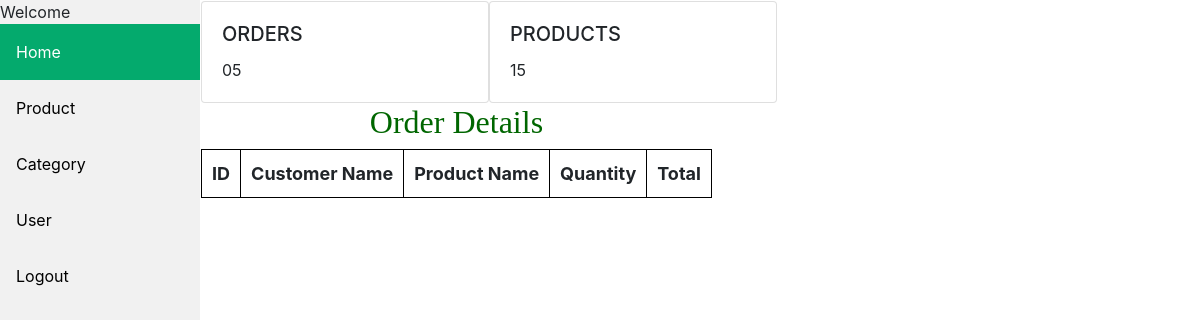
The page /adminpanel.php on the database as committed earlier.
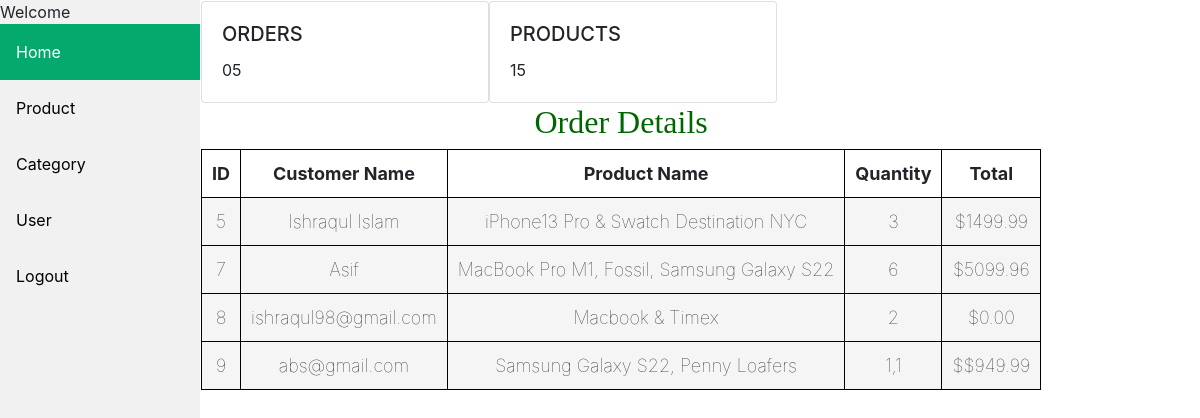
The same page on the database as committed later.
### tables this page shows
CREATE TABLE `order_details` (
  `ID` int(200) NOT NULL,
  `name` varchar(500) NOT NULL,
  `product_name` varchar(200) NOT NULL,
  `quantity` varchar(200) NOT NULL,
  `total` varchar(500) NOT NULL
);

### adminpanel.php (the view, shortened to what this page needs)
<!DOCTYPE html>
<html>
<head>
<link rel="stylesheet" href="css/sidebar.css">
<link rel="stylesheet" href="css/tab.css">
<link rel="stylesheet" href="https://maxcdn.bootstrapcdn.com/bootstrap/4.5.2/css/bootstrap.min.css">
</head>
<body>
<div class="sidebar">
      <?php echo " Welcome " . $_SESSION['user_ad']; ?>
  <a class="active" href="index.php">Home</a>
  <a href="propanel.php">Product</a>
  <a href="cat.php">Category</a>
  <a href="user.php">User</a>
  <a href="logout.php">Logout</a>
</div>
<div class="content">
  <div class = row >
      <div class="card" style="width: 18rem;">
      <div class="card-body">
        <h5 class="card-title">ORDERS</h5>
        <p class="card-text">05</p>
      </div>
    </div>
    <div class="card" style="width: 18rem;">
      <div class="card-body">
        <h5 class="card-title">PRODUCTS</h5>
        <p class="card-text">15</p>
      </div>
    </div>
<section>
</head>
<body>
      <section>
            <h1>Order Details</h1>
            <table>
                  <tr>
                        <th>ID</th>
                        <th>Customer Name</th>
                        <th>Product Name</th>
                        <th>Quantity</th>
                        <th>Total</th>
                  </tr>
                        <?php
                        require_once('dbconnect.php');
                        $sql = "SELECT * FROM order_details ";
                        $result =mysqli_query($conn,$sql);
                        if(mysqli_num_rows($result) > 0){
                        while($row = mysqli_fetch_array($result)){
      ?>
                  <tr>
                        <td><?php echo $row['ID']; ?></td>
                        <td><?php echo $row['name']; ?></td>
                        <td><?php echo $row['product_name']; ?></td>
                        <td><?php echo $row['quantity']; ?></td>
                        <td>$<?php echo $row['total']; ?></td>
                  </tr>
                  <?php
                              }
                        }
                  ?>
            </table>
</section>
</div>
</div>
</body>
</html>

Rows that differ between the two databases and show on the page:
added order_details: ID "5", name "Ishraqul Islam", product_name "iPhone13 Pro & Swatch Destination NYC", quantity "3", total "1499.99"
added order_details: ID "7", name "Asif", product_name "MacBook Pro M1, Fossil, Samsung Galaxy S22", quantity "6", total "5099.96"
added order_details: ID "8", name "ishraqul98@gmail.com", product_name "Macbook & Timex", quantity "2", total "0.00"
added order_details: ID "9", name "abs@gmail.com", product_name "Samsung Galaxy S22, Penny Loafers", quantity "1,1", total "$949.99"
